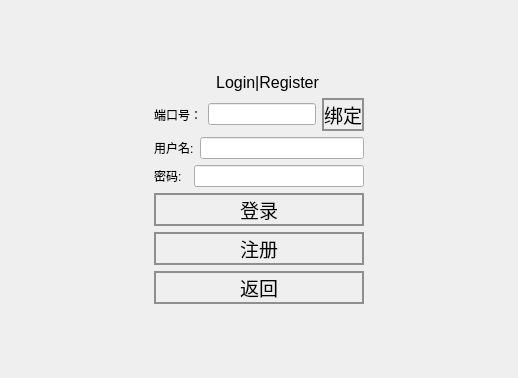
<?xml version="1.0" encoding="UTF-8"?>
<ui version="4.0">
 <class>ConnectDig</class>
 <widget class="QWidget" name="ConnectDig">
  <property name="geometry">
   <rect>
    <x>0</x>
    <y>0</y>
    <width>518</width>
    <height>378</height>
   </rect>
  </property>
  <property name="windowTitle">
   <string>Form</string>
  </property>
  <layout class="QGridLayout" name="gridLayout">
   <item row="0" column="1">
    <spacer name="verticalSpacer">
     <property name="orientation">
      <enum>Qt::Vertical</enum>
     </property>
     <property name="sizeHint" stdset="0">
      <size>
       <width>20</width>
       <height>66</height>
      </size>
     </property>
    </spacer>
   </item>
   <item row="1" column="0">
    <spacer name="horizontalSpacer">
     <property name="orientation">
      <enum>Qt::Horizontal</enum>
     </property>
     <property name="sizeHint" stdset="0">
      <size>
       <width>120</width>
       <height>20</height>
      </size>
     </property>
    </spacer>
   </item>
   <item row="1" column="1">
    <layout class="QVBoxLayout" name="verticalLayout_3">
     <item>
      <widget class="QLabel" name="label_3">
       <property name="font">
        <font>
         <family>Arial</family>
         <pointsize>12</pointsize>
        </font>
       </property>
       <property name="text">
        <string>              Login|Register</string>
       </property>
      </widget>
     </item>
     <item>
      <layout class="QVBoxLayout" name="verticalLayout_2">
       <item>
        <layout class="QHBoxLayout" name="horizontalLayout_4">
         <item>
          <layout class="QHBoxLayout" name="horizontalLayout">
           <item>
            <widget class="QLabel" name="label">
             <property name="text">
              <string>端口号：</string>
             </property>
            </widget>
           </item>
           <item>
            <widget class="QLineEdit" name="myportInput"/>
           </item>
          </layout>
         </item>
         <item>
          <widget class="QPushButton" name="bindButton">
           <property name="baseSize">
            <size>
             <width>200</width>
             <height>70</height>
            </size>
           </property>
           <property name="font">
            <font>
             <family>Microsoft Sans Serif</family>
             <pointsize>14</pointsize>
             <weight>50</weight>
             <bold>false</bold>
            </font>
           </property>
           <property name="styleSheet">
            <string notr="true">QPushButton {
         border: 2px solid #8f8f91;
         border-radius: 20px;
         background-color: qlineargradient(x1: 0, y1: 0, x2: 0, y2: 1,
                                           stop: 0 #00A1F1, stop: 1 #0072C6);
     }
 
     QPushButton:pressed {
         background-color: qlineargradient(x1: 0, y1: 0, x2: 0, y2: 1,
                                           stop: 0 #dadbde, stop: 1 #f6f7fa);
     }
 QPushButton:default {
         border-color: navy; /* 使得按钮显示变得更加突出 */
     }
</string>
           </property>
           <property name="text">
            <string>绑定</string>
           </property>
          </widget>
         </item>
        </layout>
       </item>
       <item>
        <layout class="QVBoxLayout" name="verticalLayout">
         <item>
          <layout class="QHBoxLayout" name="horizontalLayout_2">
           <item>
            <widget class="QLabel" name="labe">
             <property name="text">
              <string>用户名:</string>
             </property>
            </widget>
           </item>
           <item>
            <widget class="QLineEdit" name="lineEditUserName"/>
           </item>
          </layout>
         </item>
         <item>
          <layout class="QHBoxLayout" name="horizontalLayout_3">
           <item>
            <widget class="QLabel" name="label_2">
             <property name="text">
              <string>密码:  </string>
             </property>
            </widget>
           </item>
           <item>
            <widget class="QLineEdit" name="lineEditPsw"/>
           </item>
          </layout>
         </item>
         <item>
          <widget class="QPushButton" name="loginButton">
           <property name="baseSize">
            <size>
             <width>200</width>
             <height>70</height>
            </size>
           </property>
           <property name="font">
            <font>
             <family>Microsoft Sans Serif</family>
             <pointsize>14</pointsize>
             <weight>50</weight>
             <bold>false</bold>
            </font>
           </property>
           <property name="styleSheet">
            <string notr="true">QPushButton {
         border: 2px solid #8f8f91;
         border-radius: 20px;
         background-color: qlineargradient(x1: 0, y1: 0, x2: 0, y2: 1,
                                           stop: 0 #00A1F1, stop: 1 #0072C6);
     }
 
     QPushButton:pressed {
         background-color: qlineargradient(x1: 0, y1: 0, x2: 0, y2: 1,
                                           stop: 0 #dadbde, stop: 1 #f6f7fa);
     }
 QPushButton:default {
         border-color: navy; /* 使得按钮显示变得更加突出 */
     }
</string>
           </property>
           <property name="text">
            <string>登录</string>
           </property>
          </widget>
         </item>
         <item>
          <widget class="QPushButton" name="regBt">
           <property name="baseSize">
            <size>
             <width>200</width>
             <height>70</height>
            </size>
           </property>
           <property name="font">
            <font>
             <family>Microsoft Sans Serif</family>
             <pointsize>14</pointsize>
             <weight>50</weight>
             <bold>false</bold>
            </font>
           </property>
           <property name="styleSheet">
            <string notr="true">QPushButton {
         border: 2px solid #8f8f91;
         border-radius: 20px;
         background-color: qlineargradient(x1: 0, y1: 0, x2: 0, y2: 1,
                                           stop: 0 #00A1F1, stop: 1 #0072C6);
     }
 
     QPushButton:pressed {
         background-color: qlineargradient(x1: 0, y1: 0, x2: 0, y2: 1,
                                           stop: 0 #dadbde, stop: 1 #f6f7fa);
     }
 QPushButton:default {
         border-color: navy; /* 使得按钮显示变得更加突出 */
     }
</string>
           </property>
           <property name="text">
            <string>注册</string>
           </property>
          </widget>
         </item>
         <item>
          <widget class="QPushButton" name="backhomeBt">
           <property name="baseSize">
            <size>
             <width>200</width>
             <height>70</height>
            </size>
           </property>
           <property name="font">
            <font>
             <family>Microsoft Sans Serif</family>
             <pointsize>14</pointsize>
             <weight>50</weight>
             <bold>false</bold>
            </font>
           </property>
           <property name="styleSheet">
            <string notr="true">QPushButton {
         border: 2px solid #8f8f91;
         border-radius: 20px;
         background-color: qlineargradient(x1: 0, y1: 0, x2: 0, y2: 1,
                                           stop: 0 #00A1F1, stop: 1 #0072C6);
     }
 
     QPushButton:pressed {
         background-color: qlineargradient(x1: 0, y1: 0, x2: 0, y2: 1,
                                           stop: 0 #dadbde, stop: 1 #f6f7fa);
     }
 QPushButton:default {
         border-color: navy; /* 使得按钮显示变得更加突出 */
     }
</string>
           </property>
           <property name="text">
            <string>返回</string>
           </property>
          </widget>
         </item>
        </layout>
       </item>
      </layout>
     </item>
    </layout>
   </item>
   <item row="1" column="2">
    <spacer name="horizontalSpacer_2">
     <property name="orientation">
      <enum>Qt::Horizontal</enum>
     </property>
     <property name="sizeHint" stdset="0">
      <size>
       <width>119</width>
       <height>20</height>
      </size>
     </property>
    </spacer>
   </item>
   <item row="2" column="1">
    <spacer name="verticalSpacer_2">
     <property name="orientation">
      <enum>Qt::Vertical</enum>
     </property>
     <property name="sizeHint" stdset="0">
      <size>
       <width>20</width>
       <height>66</height>
      </size>
     </property>
    </spacer>
   </item>
  </layout>
 </widget>
 <resources/>
 <connections/>
</ui>
